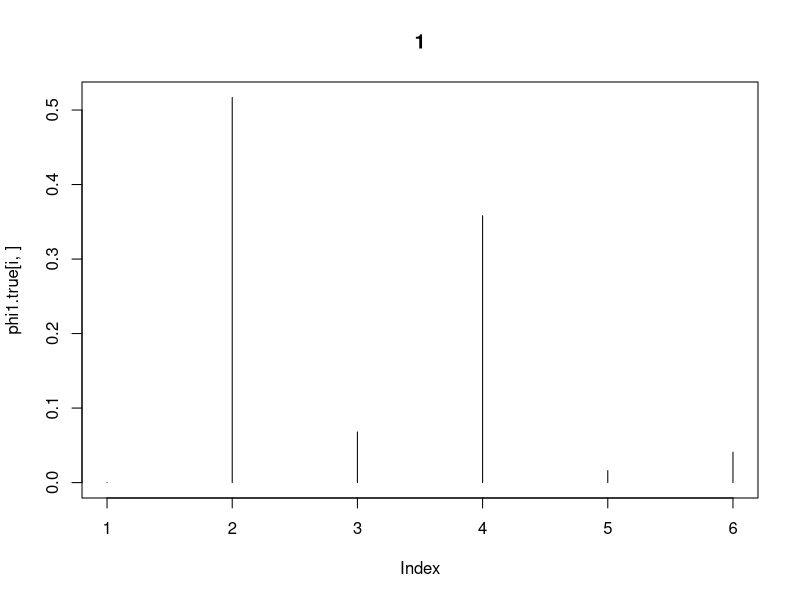
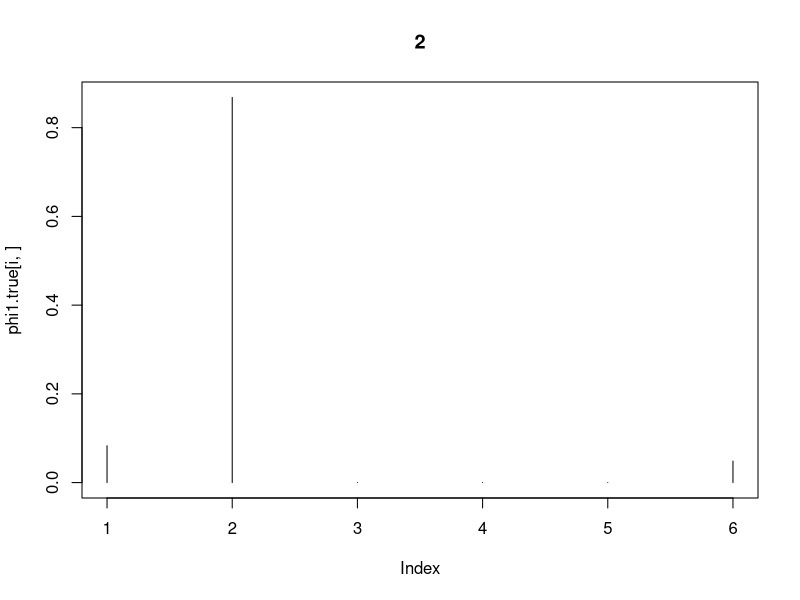
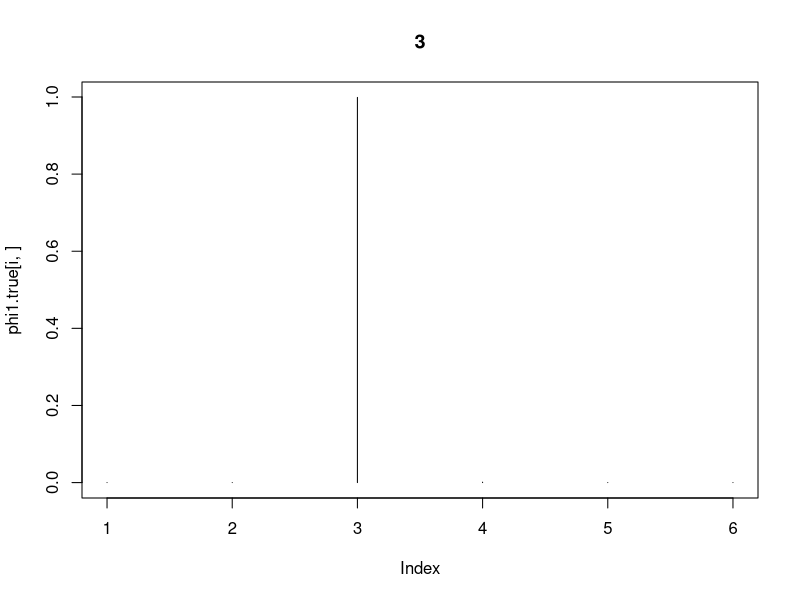
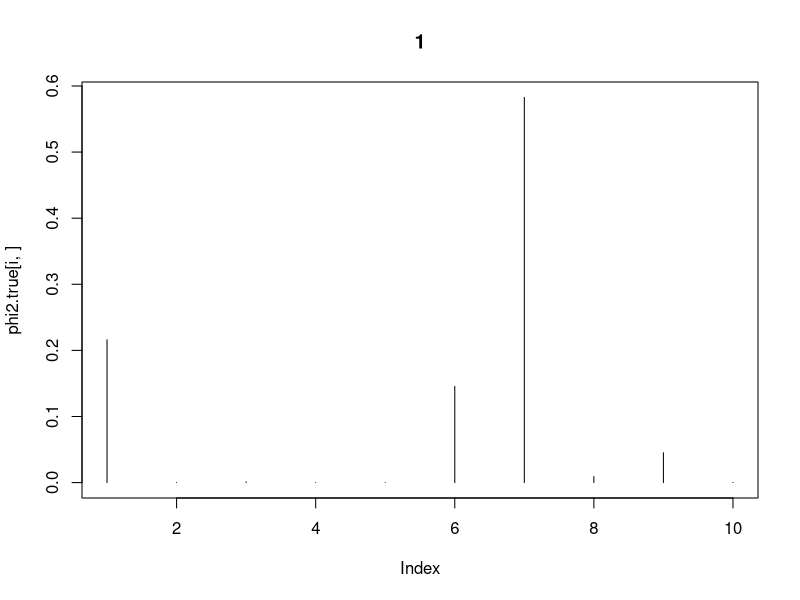
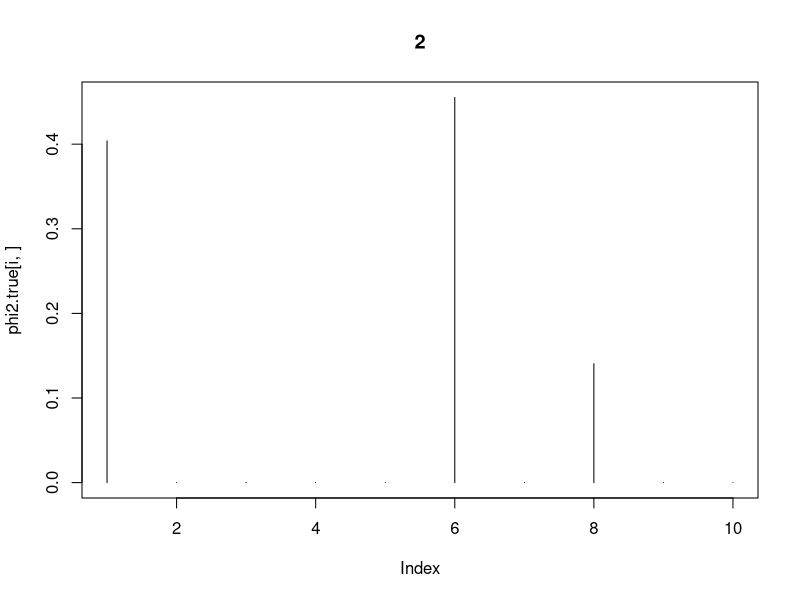
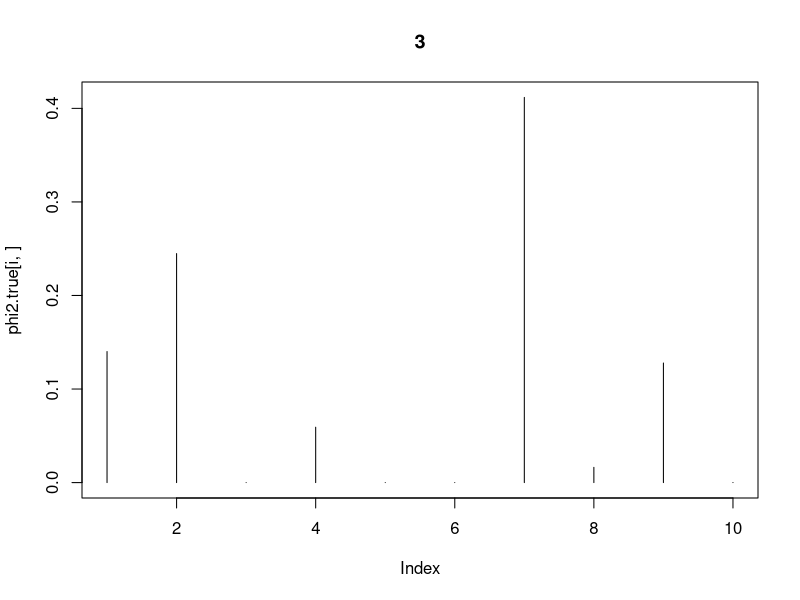
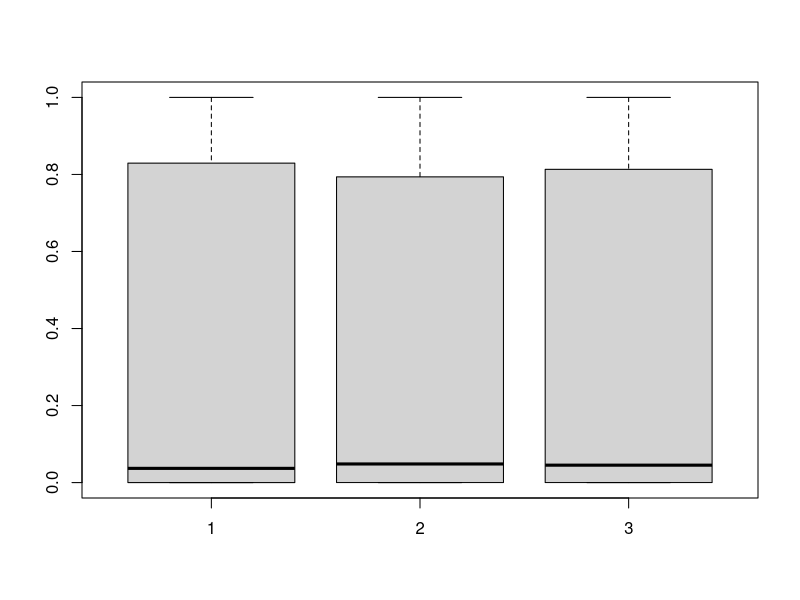
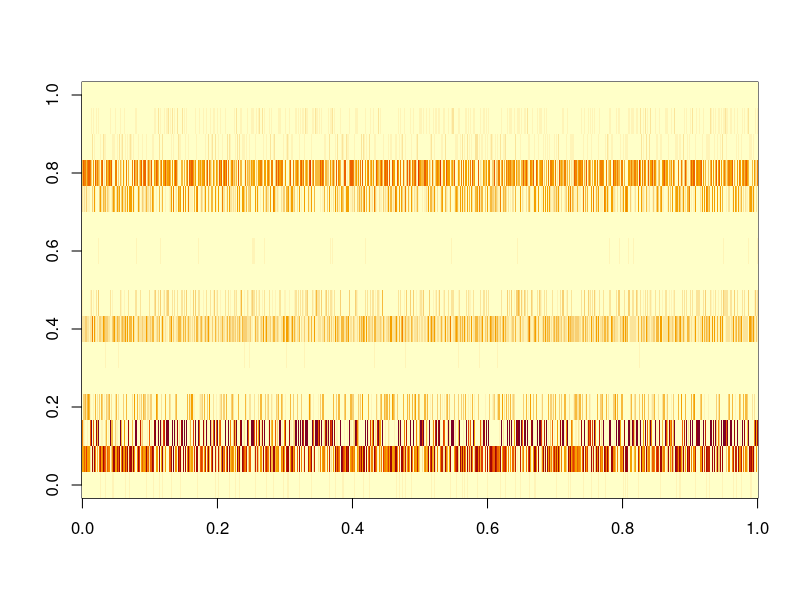

These figures' R source, in order: (Note: this script raises an error after producing the figures.)
rm(list=ls(all=TRUE))
library('MCMCpack')
set.seed(2)

#basic settings
ntsegm.ind=20 #number of time segments per individual
nind=40
nbehavior=3
b1=6
b2=10
nobs.tsegm=100 #number of observations per time segment

#get parameters
phi1.true=phi1=rdirichlet(nbehavior,alpha=rep(0.1,b1))
phi2.true=phi2=rdirichlet(nbehavior,alpha=rep(0.1,b2))
theta.true=theta=rdirichlet(ntsegm.ind*nind,alpha=rep(0.1,nbehavior))

#look at these parameters
for (i in 1:nbehavior) plot(phi1.true[i,],type='h',main=i)
for (i in 1:nbehavior) plot(phi2.true[i,],type='h',main=i)
boxplot(theta)
apply(theta>0.95,2,mean)

#generate data
oo=1
y1=matrix(0,ntsegm.ind*nind,b1)
y2=matrix(0,ntsegm.ind*nind,b2)
info=matrix(0,ntsegm.ind*nind,2)
z2.true=z1.true=matrix(0,ntsegm.ind*nind,nbehavior)
z1.agg.true=array(NA,dim=c(ntsegm.ind*nind,b1,nbehavior))
z2.agg.true=array(NA,dim=c(ntsegm.ind*nind,b2,nbehavior))

for (i in 1:nind){
  for (t in 1:ntsegm.ind){
    z1=rmultinom(1,size=nobs.tsegm,prob=theta[oo,])
    z1.true[oo,]=z1
    z2=rmultinom(1,size=nobs.tsegm,prob=theta[oo,])
    z2.true[oo,]=z1
    
    for (k in 1:nbehavior){
      z1.agg.true[oo,,k]=rmultinom(1,size=z1[k],prob=phi1[k,])
      z2.agg.true[oo,,k]=rmultinom(1,size=z2[k],prob=phi2[k,])
    }
    info[oo,]=c(i,t)
    oo=oo+1
  }
}
y1=apply(z1.agg.true,1:2,sum)
y2=apply(z2.agg.true,1:2,sum)

colnames(y1)=paste0('y1','_',1:b1)
colnames(y2)=paste0('y2','_',1:b2)
colnames(info)=c('ind.id','tsegm')
fim=cbind(info,y1,y2)
image(cbind(y1,y2))

#export fake data
setwd('U:\\GIT_models\\git_LDA_behavior')
write.csv(fim,'fake data.csv',row.names=F)
